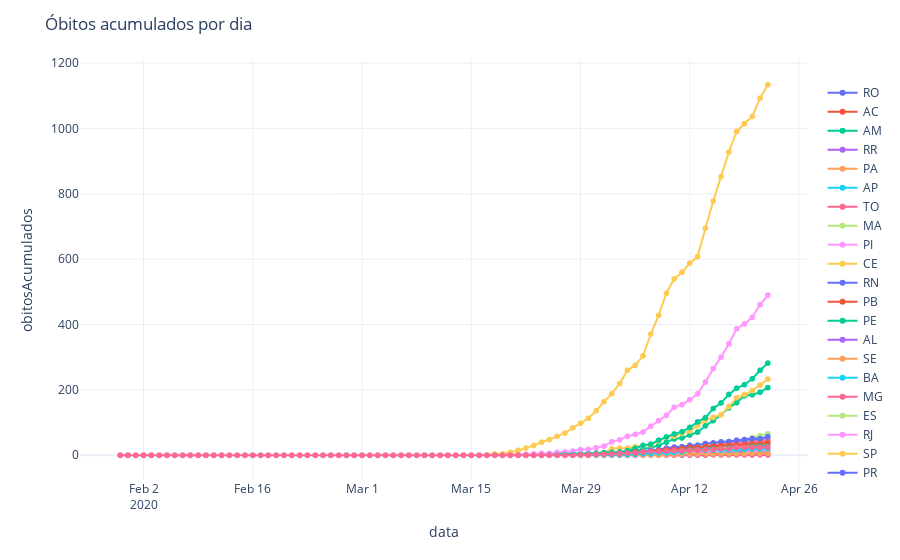

Notebook cell for this chart:
### Code cell
fig = px.line(dados, x='data', y='obitosAcumulados',color="sigla",line_group="sigla", hover_name="sigla", text='obitosAcumulados')
fig.update_layout(title='Óbitos acumulados por dia',legend_title='<b> </b>',
                   
                   showlegend=True, template="plotly_white",direction='clockwise',)
fig.show()
plotly.offline.plot(fig, filename='HTML/ObitosAcumuladoEstadosDia.html', auto_open=False)
